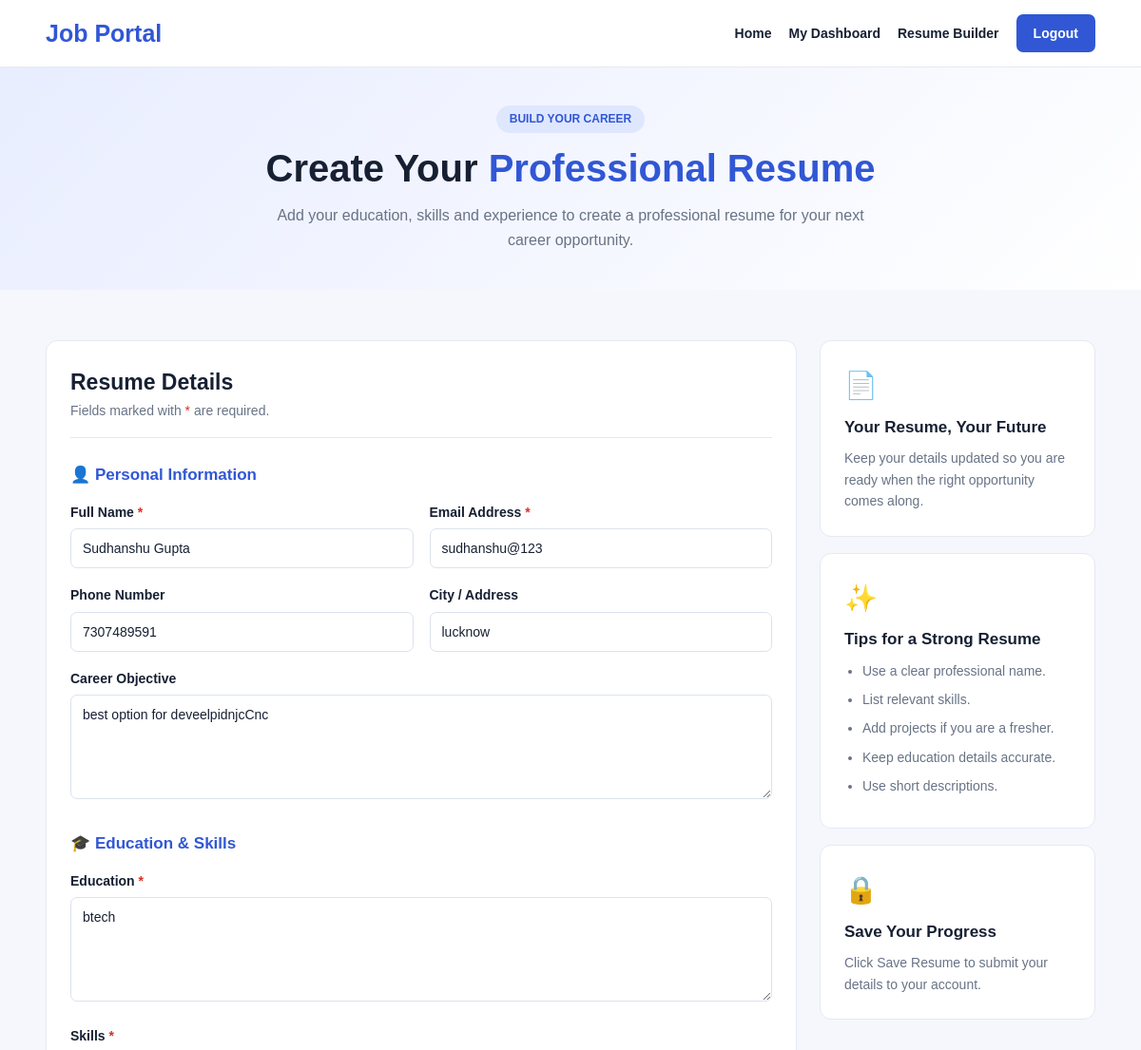
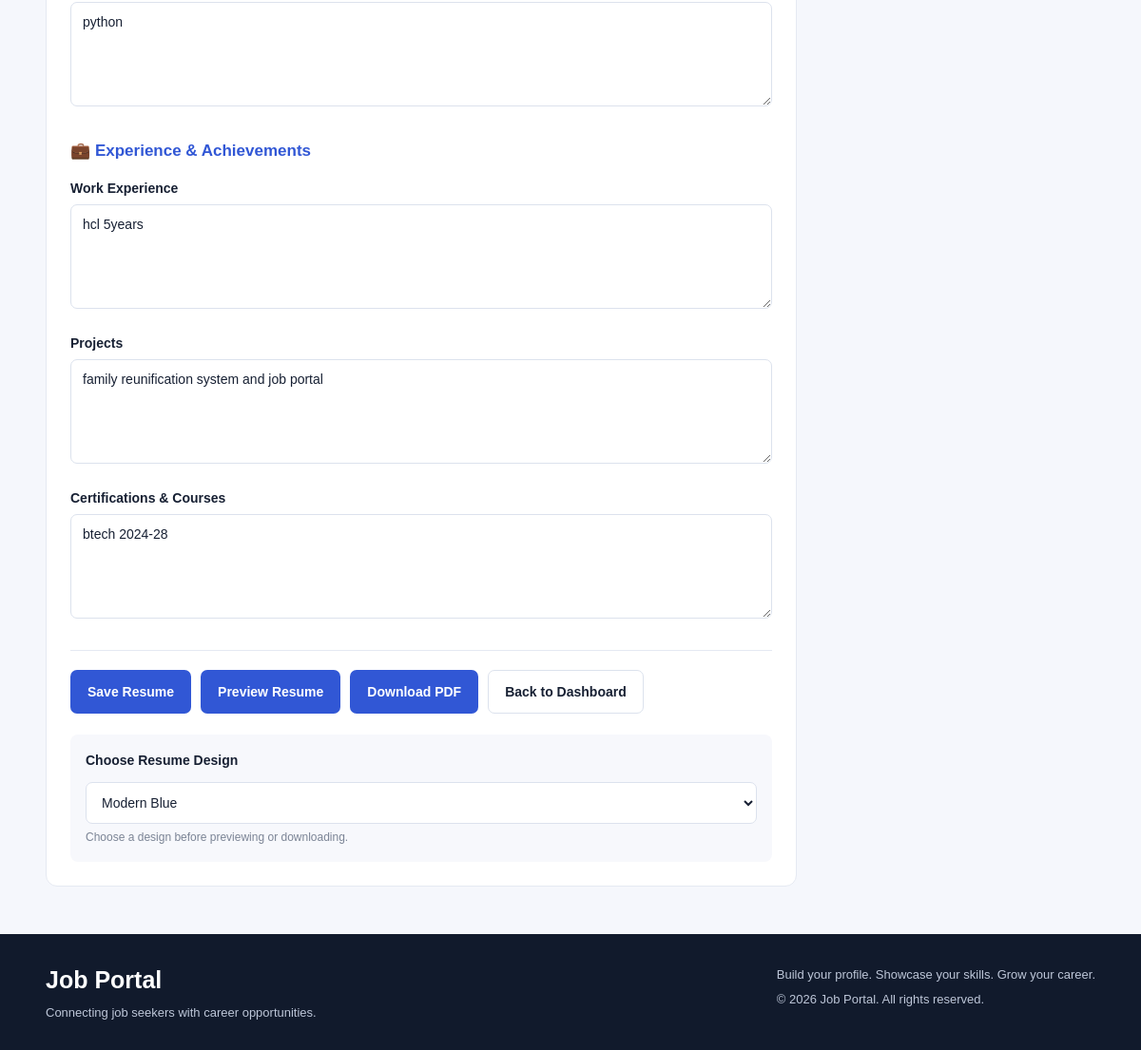
The app's page /resume-builder/ (signed in) with its own data (2 pictures, top to bottom).
### jobs/models.py (models this page shows, shortened)
class Resume(models.Model):
    user = models.OneToOneField(
        User,
        on_delete=models.CASCADE,
        related_name="resume"
    )
    full_name = models.CharField(max_length=150)
    email = models.EmailField()
    phone = models.CharField(max_length=20, blank=True)
    address = models.CharField(max_length=255, blank=True)
    career_objective = models.TextField(blank=True)
    education = models.TextField()
    skills = models.TextField()
    experience = models.TextField(blank=True)
    projects = models.TextField(blank=True)
    certifications = models.TextField(blank=True)
    updated_at = models.DateTimeField(auto_now=True)

### jobs/views.py (the view, shortened to what this page needs)
# urls.py: path('resume-builder/', views.resume_builder, name='resume_builder'),
@login_required
def resume_builder(request):
    profile = get_profile(request)
    if profile is None or profile.role != "candidate":
        messages.error(
            request,
            "Resume Builder candidate accounts ke liye hai."
        )
        return redirect("home")
    resume, created = Resume.objects.get_or_create(
        user=request.user,
        defaults={
            "full_name": (
                request.user.get_full_name()
                or request.user.username
            ),
            "email": request.user.email,
            "education": "",
            "skills": "",
        },
    )
    return render(request, "resume_builder.html", {
        "resume": resume,
    })

### jobs/views.py (called while the page is built)
def get_profile(request):
    try:
        return request.user.profile
    except Profile.DoesNotExist:
        return None

### templates/resume_builder.html (shortened to what this page needs)
<!DOCTYPE html>
<html lang="en">
<head>
</head>
<body>
<header>
    <div class="container">
        <nav>
            <a href="{% url 'home' %}" class="logo">Job Portal</a>
            <div class="nav-links">
                <a href="{% url 'home' %}">Home</a>
                <a href="{% url 'candidate_dashboard' %}">My Dashboard</a>
                <a href="{% url 'resume_builder' %}">Resume Builder</a>
                <form action="{% url 'logout' %}" method="post">
                    <button type="submit" class="btn">Logout</button>
                </form>
            </div>
        </nav>
    </div>
</header>
<main>
    <section class="hero">
        <div class="container">
            <span class="eyebrow">BUILD YOUR CAREER</span>
            <h1>Create Your <span>Professional Resume</span></h1>
            <p>
                Add your education, skills and experience to create
                a professional resume for your next career opportunity.
            </p>
        </div>
    </section>
    <div class="container messages">
    </div>
    <div class="container builder-layout">
        <section class="form-card">
            <div class="form-heading">
                <h2>Resume Details</h2>
                <p>Fields marked with <span class="required">*</span> are required.</p>
            </div>
            <form method="post" action="{% url 'resume_builder' %}" id="resumeForm">
                <h3 class="section-title">👤 Personal Information</h3>
                <div class="form-grid">
                    <div class="form-group">
                        <label for="full_name">Full Name <span class="required">*</span></label>
                        <input type="text" id="full_name" name="full_name"
                               value="{{ resume.full_name|default:'' }}"
                               placeholder="Enter your full name" required>
                    </div>
                    <div class="form-group">
                        <label for="email">Email Address <span class="required">*</span></label>
                        <input type="email" id="email" name="email"
                               value="{{ resume.email|default:'' }}"
                               placeholder="you@example.com" required>
                    </div>
                    <div class="form-group">
                        <label for="phone">Phone Number</label>
                        <input type="tel" id="phone" name="phone"
                               value="{{ resume.phone|default:'' }}"
                               placeholder="Enter your phone number">
                    </div>
                    <div class="form-group">
                        <label for="address">City / Address</label>
                        <input type="text" id="address" name="address"
                               value="{{ resume.address|default:'' }}"
                               placeholder="City, State">
                    </div>
                    <div class="form-group full-width">
                        <label for="career_objective">Career Objective</label>
                        <textarea id="career_objective" name="career_objective"
                                  placeholder="Write your career goals and strengths">{{ resume.career_objective|default:'' }}</textarea>
                    </div>
                </div>
                <h3 class="section-title">🎓 Education & Skills</h3>
                <div class="form-grid">
                    <div class="form-group full-width">
                        <label for="education">Education <span class="required">*</span></label>
                        <textarea id="education" name="education"
                                  placeholder="Degree, institution, passing year and grade"
                                  required>{{ resume.education|default:'' }}</textarea>
                    </div>
                    <div class="form-group full-width">
                        <label for="skills">Skills <span class="required">*</span></label>
                        <textarea id="skills" name="skills"
                                  placeholder="Python, Django, HTML, CSS, SQL"
                                  required>{{ resume.skills|default:'' }}</textarea>
                    </div>
                </div>
                <h3 class="section-title">💼 Experience & Achievements</h3>
                <div class="form-grid">
                    <div class="form-group full-width">
                        <label for="experience">Work Experience</label>
                        <textarea id="experience" name="experience"
                                  placeholder="Job title, company, duration and responsibilities">{{ resume.experience|default:'' }}</textarea>
                    </div>
                    <div class="form-group full-width">
                        <label for="projects">Projects</label>
                        <textarea id="projects" name="projects"
                                  placeholder="Project name, technologies and description">{{ resume.projects|default:'' }}</textarea>
                    </div>
                    <div class="form-group full-width">
                        <label for="certifications">Certifications & Courses</label>
                        <textarea id="certifications" name="certifications"
                                  placeholder="Certificate name, organization and year">{{ resume.certifications|default:'' }}</textarea>
                    </div>
                </div>
                <div class="form-actions">
                    <button type="submit" class="btn">Save Resume</button>
                    <button type="button" class="btn" id="previewBtn">
                        Preview Resume
                    </button>
                    <button type="button" class="btn" id="downloadBtn">
                        Download PDF
                    </button>
                    <a href="{% url 'candidate_dashboard' %}"
                       class="btn-secondary">Back to Dashboard</a>
                </div>
                <div class="design-controls">
                    <label for="resumeDesign">Choose Resume Design</label>
                    <select id="resumeDesign">
                        <option value="modern">Modern Blue</option>
                    </select>
                    <span class="hint">
                        Choose a design before previewing or downloading.
                    </span>
                </div>
            </form>
        </section>
        <aside class="sidebar">
            <div class="side-card">
                <div class="side-icon">📄</div>
                <h3>Your Resume, Your Future</h3>
                <p>
                    Keep your details updated so you are ready
                    when the right opportunity comes along.
                </p>
            </div>
            <div class="side-card">
                <div class="side-icon">✨</div>
                <h3>Tips for a Strong Resume</h3>
                <ul class="tips-list">
                    <li>Use a clear professional name.</li>
                    <li>List relevant skills.</li>
                    <li>Add projects if you are a fresher.</li>
                    <li>Keep education details accurate.</li>
                    <li>Use short descriptions.</li>
                </ul>
            </div>
            <div class="side-card">
                <div class="side-icon">🔒</div>
                <h3>Save Your Progress</h3>
                <p>
                    Click Save Resume to submit your details
                    to your account.
                </p>
            </div>
        </aside>
    </div>
</main>
<footer>
    <div class="container footer-content">
        <div>
            <a href="{% url 'home' %}" class="logo" style="color:white;">
                Job Portal
            </a>
            <p>Connecting job seekers with career opportunities.</p>
        </div>
        <div>
            <p>Build your profile. Showcase your skills. Grow your career.</p>
            <p>© {% now "Y" %} Job Portal. All rights reserved.</p>
        </div>
    </div>
</footer>
</body>
</html>

### templates/resume_builder.html (style rules this page uses)
* { margin: 0; padding: 0; box-sizing: border-box; }
body { font-family: Arial, sans-serif; color: #172033; background: #f5f7fc; line-height: 1.6; }
a { text-decoration: none; }
.container { width: min(1120px, 92%); margin: auto; }
header { background: white; border-bottom: 1px solid #e5e9f2; }
nav { min-height: 70px; display: flex; justify-content: space-between; align-items: center; gap: 15px; flex-wrap: wrap; }
.logo { color: #3157d5; font-size: 25px; font-weight: bold; }
.nav-links { display: flex; align-items: center; gap: 18px; flex-wrap: wrap; }
.nav-links a { color: #172033; font-size: 14px; font-weight: bold; }
.btn { display: inline-block; border: none; border-radius: 7px; padding: 12px 18px; background: #3157d5; color: white; font-weight: bold; cursor: pointer; font-size: 14px; }
.btn-secondary { display: inline-block; padding: 11px 17px; border: 1px solid #dce2ed; border-radius: 7px; color: #172033; background: white; font-weight: bold; font-size: 14px; }
.hero { padding: 40px 0; text-align: center; background: linear-gradient(135deg, #e8edff, white); }
.eyebrow { display: inline-block; color: #3157d5; background: #dfe7ff; padding: 5px 14px; border-radius: 30px; font-size: 12px; font-weight: bold; margin-bottom: 12px; }
.hero h1 { font-size: clamp(28px, 5vw, 40px); line-height: 1.25; }
.hero h1 span { color: #3157d5; }
.hero p { max-width: 650px; margin: 12px auto 0; color: #687386; }
.builder-layout { display: grid; grid-template-columns: minmax(0, 1fr) 290px; gap: 24px; align-items: start; padding: 35px 0 50px; }
.form-card, .side-card { background: white; border: 1px solid #e5e9f2; border-radius: 12px; padding: 25px; }
.form-heading { margin-bottom: 22px; padding-bottom: 16px; border-bottom: 1px solid #e5e9f2; }
.form-heading h2 { font-size: 23px; }
.form-heading p, .side-card p { color: #687386; font-size: 14px; }
.section-title { font-size: 17px; margin: 25px 0 15px; color: #3157d5; }
.form-grid { display: grid; grid-template-columns: repeat(2, minmax(0, 1fr)); gap: 17px; }
.form-group { min-width: 0; }
.full-width { grid-column: 1 / -1; }
label { display: block; font-size: 14px; font-weight: bold; margin-bottom: 6px; }
.required { color: #d93025; }
input, textarea, select { width: 100%; padding: 12px; border: 1px solid #dce2ed; border-radius: 7px; font-family: inherit; font-size: 14px; color: #172033; background: white; }
textarea { min-height: 110px; resize: vertical; }
.hint { display: block; color: #7b8495; font-size: 12px; margin-top: 5px; }
.form-actions { display: flex; gap: 10px; flex-wrap: wrap; margin-top: 25px; padding-top: 20px; border-top: 1px solid #e5e9f2; }
.design-controls { margin-top: 22px; padding: 16px; background: #f7f8fc; border-radius: 8px; }
.design-controls select { margin-top: 5px; }
.side-card { margin-bottom: 17px; }
.side-card h3 { font-size: 17px; margin-bottom: 8px; }
.side-icon { font-size: 28px; margin-bottom: 7px; }
.tips-list { padding-left: 19px; color: #687386; font-size: 14px; }
.tips-list li { margin: 8px 0; }
.messages { padding-top: 18px; }
footer { background: #111a2c; color: white; padding: 28px 0; }
.footer-content { display: flex; justify-content: space-between; gap: 20px; flex-wrap: wrap; }
footer p { color: #bdc6d8; font-size: 13px; margin-top: 5px; }

### records on screen
Resume: full_name "Sudhanshu Gupta", email "sudhanshu@123", phone "7307489591", address "lucknow", career_objective "best option for deveelpidnjcCnc", education "btech", skills "python", experience "hcl 5years", projects "family reunification system and job portal", certifications "btech 2024-28"
